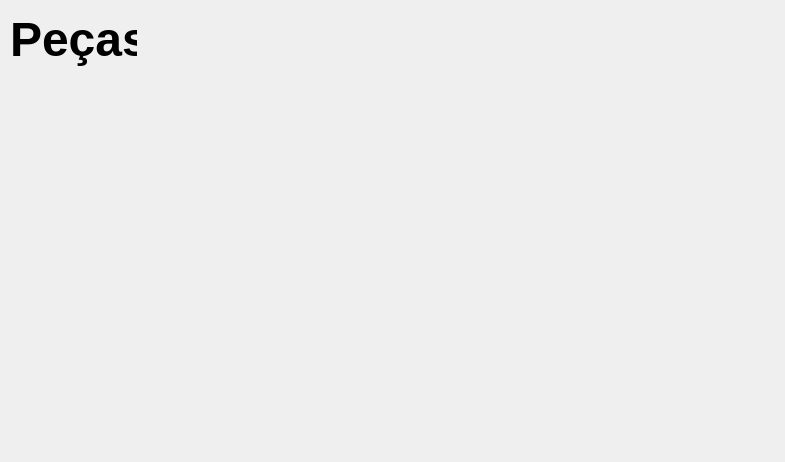
<?xml version="1.0" encoding="UTF-8"?>
<ui version="4.0">
 <class>Form</class>
 <widget class="QWidget" name="Form">
  <property name="geometry">
   <rect>
    <x>0</x>
    <y>0</y>
    <width>785</width>
    <height>462</height>
   </rect>
  </property>
  <property name="windowTitle">
   <string>Form</string>
  </property>
  <widget class="QLabel" name="label">
   <property name="geometry">
    <rect>
     <x>10</x>
     <y>10</y>
     <width>127</width>
     <height>58</height>
    </rect>
   </property>
   <property name="font">
    <font>
     <pointsize>36</pointsize>
     <bold>true</bold>
    </font>
   </property>
   <property name="text">
    <string>Peças</string>
   </property>
  </widget>
 </widget>
 <resources/>
 <connections/>
</ui>
